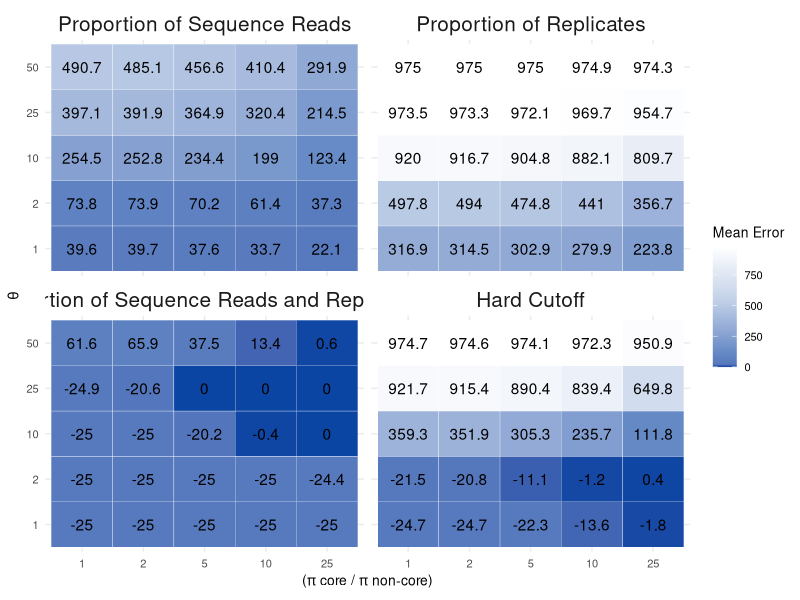

Reproduce this figure in R.
## ---- chunk 1
library(MCMCpack)
library(tidyverse)
library(ggplot2)
library(RColorBrewer)
## ---- chunk 2
# set the structure of our simlulated taxa table (not proritions of taxa, just rows by columns and expected core)
ntaxa<-1000
ncore<-25
nsites<-50
nreads<-2e06
nsims<-250
## ---- chunk 3
corenoncoreratio<-c(1,2,5,10,25)
p.core<-corenoncoreratio/(ntaxa - ncore + corenoncoreratio*ncore)
p.noncore<-( 1-(p.core*ncore) )/ (ntaxa - ncore)

theta<-c(1, 2, 10, 25, 50) #concentration parameter
## ---- chunk 4
## do a set of simulations across input parameter values and number of replicates ------
sim.df<-data.frame(expand.grid(corenoncoreratio=corenoncoreratio, theta=theta), 
           p.core=rep(p.core, length(theta)), 
           p.noncore=rep(p.noncore, length(theta)),

           meanerrorHardCut= numeric(length(p.core) * length(theta)),
           meanerrorPropRead = numeric(length(p.core) * length(theta)),
           meanerrorPropReps = numeric(length(p.core) * length(theta)),
           meanerrorPropReadReps = numeric(length(p.core) * length(theta)))
           #error2.5 = numeric(length(p.core) * length(theta)),
           #error97.5 = numeric(length(p.core) * length(theta)))

sim.df
## ---- chunk 5
for(trt in 1:(nrow(sim.df))){
    
    # create empty vectors for each method for every simulation
    tmp.err.HardCut <-  numeric(nsims)
    tmp.err.PropRead <- numeric(nsims)
    tmp.err.PropReps <- numeric(nsims)
    tmp.err.PropReadReps <- numeric(nsims)

  for(i in 1:nsims){
    # create a single OTU table for all four methods to be compared against
    replicateSim <- round(rdirichlet(nsites, c(rep(sim.df$p.core[trt] * sim.df$theta[trt], ncore), 
                                               rep(sim.df$p.noncore[trt] * sim.df$theta[trt], ntaxa-ncore))) * nreads)
    
    # fill the empty vector with the values taken from the equations for each method then subtracting the amount that's actually in the core
    
    # hard cut off method
    tmp.err.HardCut[i] <-  sum(colSums((replicateSim >= 25)) >= 5) - ncore
    
    # Prop reads
    tmp.err.PropRead[i] <- sum(cumsum(sort(colSums(replicateSim)/sum(rowSums(replicateSim))))>=0.25)  - ncore
    
    # Prop Reps
    tmp.err.PropReps[i] <- sum(colSums(replicateSim)>10*nrow(replicateSim))  - ncore
    
    # Thanks Alex
    tmp.err.PropReadReps[i] <- sum((colSums(replicateSim>0) >= (0.5 * nsites)) & (colSums(replicateSim) >= sum(replicateSim) * 1/1000) )  - ncore
  }
  
  # fill the dataframe from the chunk above with these values for later plotting
  sim.df$meanerrorHardCut[trt] <- mean(tmp.err.HardCut)
  sim.df$meanerrorPropRead[trt] <- mean(tmp.err.PropRead)
  sim.df$meanerrorPropReps[trt] <- mean(tmp.err.PropReps)
  sim.df$meanerrorPropReadReps[trt] <- mean(tmp.err.PropReadReps)
  
}
## ---- chunk 6
myPalette <- c("#800000", "#ffffff", "#C2D1E8", "#678BC6", "#0b45a3")
myPalette2 <- c("#C2D1E8", "#678BC6", "#0b45a3")
myPalette3 <- c("#678BC6", "#0b45a3")
## ---- chunk 7
sim.df_gg <- sim.df %>%
  gather(method, prob, c(5:8)) %>%
  mutate(method = factor(method, levels = c("meanerrorHardCut",
                                            "meanerrorPropRead",
                                            "meanerrorPropReps", "meanerrorPropReadReps"), labels = c("Hard Cutoff", "Proportion of Sequence Reads", "Proportion of Replicates", "Proportion of Sequence Reads and Replicates")))


sim.df_gg$method <- factor(sim.df_gg$method, 
                            levels = c("Proportion of Sequence Reads", 
                                       "Proportion of Replicates", 
                                       "Proportion of Sequence Reads and Replicates", 
                                       "Hard Cutoff"))

sim.df_gg$font <- ifelse(sim.df_gg$prob > 800, "white", "black")

myPalette <- c("#0b45a3", "#678BC6",  "#C2D1E8", "#ffffff")

fig1 <- ggplot(sim.df_gg, aes(x = as.factor(corenoncoreratio), y = as.factor(theta))) +
  geom_tile(aes(fill = abs(prob)), colour = "white") +
  facet_wrap(.~method, nrow = 2) +
  theme(legend.text=element_text(size=2)) +
  theme_minimal() +
  scale_fill_gradientn(colours = myPalette, values = scales::rescale(c(0, 20, 300, 600, 900))) +
  geom_text(aes(label = round(sim.df_gg$prob, digits = 1))) +
   labs(x = expression(paste("(", pi, " core / ", pi, " non-core)")),
       y = expression(paste(theta)),
       fill = "Mean Error") +
   theme(text = element_text(size = 10)) +
  theme(strip.text.x = element_text(size = 15))

ggsave("Fig1.pdf", fig1, width = 12, height = 12)
